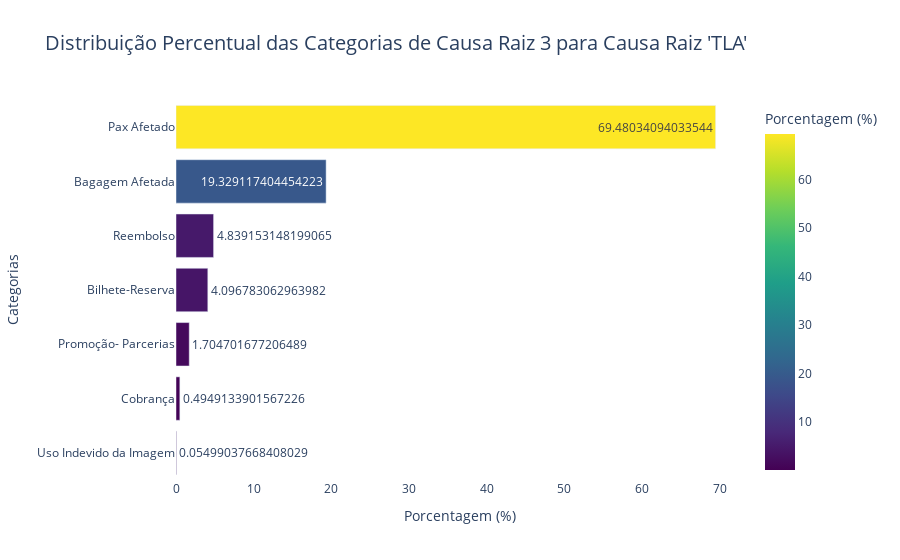

Write notebook code for a chart like this one.
### Code cell
filtered_data = df[(df['Area'] == 'Área 100') & (df['Data de Encerramento'].isna()) & (df['Causa Raiz 1'] == 'TLA')]

# Passo 2: Contar as ocorrências de cada categoria em 'Objeto Principal' (ou outra coluna se desejar)
category_counts = filtered_data['Causa Raiz 3'].value_counts().reset_index()
category_counts.columns = ['Categoria', 'Count']

# Passo 3: Calcular a porcentagem de cada categoria
total_count = category_counts['Count'].sum()
category_counts['Porcentagem'] = (category_counts['Count'] / total_count) * 100

# Passo 4: Criar gráfico de barras interativo com Plotly para mostrar porcentagem
fig = px.bar(
    category_counts, 
    x='Porcentagem', 
    y='Categoria', 
    orientation='h', 
    title="Distribuição Percentual das Categorias de Causa Raiz 3 para Causa Raiz 'TLA'",
    labels={'Porcentagem': 'Porcentagem (%)', 'Categoria': 'Categorias'},
    text='Porcentagem',  # Exibir a porcentagem nos gráficos
    color='Porcentagem',  # Colorir as barras baseado na porcentagem
    color_continuous_scale='Viridis'  # Escolher escala de cores
)

# Passo 5: Personalizar o layout para um visual mais elegante
fig.update_layout(
    title_font_size=20,
    xaxis_title='Porcentagem (%)',
    yaxis_title='Categorias',
    yaxis={'categoryorder':'total ascending'},  # Ordenar barras pela contagem
    plot_bgcolor='rgba(0, 0, 0, 0)',  # Fundo transparente
    hoverlabel=dict(font_size=12),  # Personalizar o tamanho do rótulo ao passar o mouse
)

# Exibir o gráfico interativo
fig.show()

### Figure 1 — Plotly figure (JSON) as saved in the notebook; plotly's stock layout.template omitted (floating-point values rounded to 4 significant figures)
{"data": [{"alignmentgroup": "True", "hovertemplate": "Porcentagem (%)=%{marker.color}<br>Categorias=%{y}<extra></extra>", "legendgroup": "", "marker": {"color": [69.48, 19.33, 4.839, 4.097, 1.705, 0.4949, 0.05499], "coloraxis": "coloraxis", "pattern": {"shape": ""}}, "name": "", "offsetgroup": "", "orientation": "h", "showlegend": false, "text": [69.48, 19.33, 4.839, 4.097, 1.705, 0.4949, 0.05499], "textposition": "auto", "type": "bar", "x": [69.48, 19.33, 4.839, 4.097, 1.705, 0.4949, 0.05499], "xaxis": "x", "y": ["Pax Afetado", "Bagagem Afetada", "Reembolso", "Bilhete-Reserva", "Promoção- Parcerias", "Cobrança", "Uso Indevido da Imagem"], "yaxis": "y"}], "layout": {"barmode": "relative", "coloraxis": {"colorbar": {"title": {"text": "Porcentagem (%)"}}, "colorscale": [[0, "#440154"], [0.1111, "#482878"], [0.2222, "#3e4989"], [0.3333, "#31688e"], [0.4444, "#26828e"], [0.5556, "#1f9e89"], [0.6667, "#35b779"], [0.7778, "#6ece58"], [0.8889, "#b5de2b"], [1, "#fde725"]]}, "hoverlabel": {"font": {"size": 12}}, "legend": {"tracegroupgap": 0}, "plot_bgcolor": "rgba(0, 0, 0, 0)", "title": {"font": {"size": 20}, "text": "Distribuição Percentual das Categorias de Causa Raiz 3 para Causa Raiz 'TLA'"}, "xaxis": {"anchor": "y", "domain": [0, 1], "title": {"text": "Porcentagem (%)"}}, "yaxis": {"anchor": "x", "categoryorder": "total ascending", "domain": [0, 1], "title": {"text": "Categorias"}}}}
